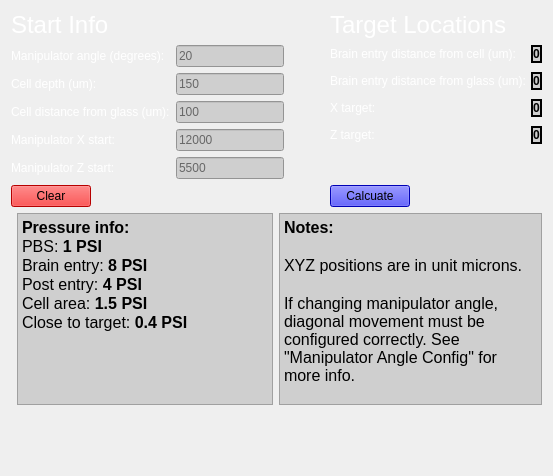
      <widget class="QWidget" name="pipette_calculator">
       <attribute name="title">
        <string>Pipette Calculator</string>
       </attribute>
       <layout class="QGridLayout" name="gridLayout_7">
        <item row="0" column="0">
         <layout class="QGridLayout" name="gridLayout_12">
          <item row="2" column="0">
           <widget class="QPushButton" name="button_clear_pipette_calculator">
            <property name="sizePolicy">
             <sizepolicy hsizetype="Maximum" vsizetype="Fixed">
              <horstretch>0</horstretch>
              <verstretch>0</verstretch>
             </sizepolicy>
            </property>
            <property name="styleSheet">
             <string notr="true">background-color: rgb(255, 0, 0);</string>
            </property>
            <property name="text">
             <string>Clear</string>
            </property>
           </widget>
          </item>
          <item row="2" column="3">
           <widget class="QPushButton" name="button_pipette_calculate">
            <property name="sizePolicy">
             <sizepolicy hsizetype="Maximum" vsizetype="Fixed">
              <horstretch>0</horstretch>
              <verstretch>0</verstretch>
             </sizepolicy>
            </property>
            <property name="styleSheet">
             <string notr="true">background-color: rgb(0, 0, 255);</string>
            </property>
            <property name="text">
             <string>Calcuate</string>
            </property>
           </widget>
          </item>
          <item row="2" column="2">
           <spacer name="horizontalSpacer_2">
            <property name="orientation">
             <enum>Qt::Horizontal</enum>
            </property>
            <property name="sizeType">
             <enum>QSizePolicy::Maximum</enum>
            </property>
            <property name="sizeHint" stdset="0">
             <size>
              <width>40</width>
              <height>20</height>
             </size>
            </property>
           </spacer>
          </item>
          <item row="1" column="0" colspan="2">
           <layout class="QFormLayout" name="start_locs_calc">
            <property name="fieldGrowthPolicy">
             <enum>QFormLayout::ExpandingFieldsGrow</enum>
            </property>
            <item row="0" column="0">
             <widget class="QLabel" name="label_manipulator_angle_calc">
              <property name="text">
               <string>&lt;html&gt;&lt;head/&gt;&lt;body&gt;&lt;p&gt;&lt;span style=&quot; color:#ffffff;&quot;&gt;Manipulator angle (degrees):&lt;/span&gt;&lt;/p&gt;&lt;/body&gt;&lt;/html&gt;</string>
              </property>
              <property name="buddy">
               <cstring>info_manipulator_angle_calc</cstring>
              </property>
             </widget>
            </item>
            <item row="0" column="1">
             <widget class="QLineEdit" name="info_manipulator_angle_calc">
              <property name="styleSheet">
               <string notr="true">background-color: rgb(207, 207, 207);</string>
              </property>
              <property name="placeholderText">
               <string>20</string>
              </property>
             </widget>
            </item>
            <item row="1" column="0">
             <widget class="QLabel" name="label_cell_depth_calc">
              <property name="text">
               <string>&lt;html&gt;&lt;head/&gt;&lt;body&gt;&lt;p&gt;&lt;span style=&quot; color:#ffffff;&quot;&gt;Cell depth (um):&lt;/span&gt;&lt;/p&gt;&lt;/body&gt;&lt;/html&gt;</string>
              </property>
              <property name="buddy">
               <cstring>info_cell_dept_calc</cstring>
              </property>
             </widget>
            </item>
            <item row="1" column="1">
             <widget class="QLineEdit" name="info_cell_dept_calc">
              <property name="styleSheet">
               <string notr="true">background-color: rgb(207, 207, 207);</string>
              </property>
              <property name="placeholderText">
               <string>150</string>
              </property>
             </widget>
            </item>
            <item row="2" column="0">
             <widget class="QLabel" name="label_cell_glass_distance_calc">
              <property name="text">
               <string>&lt;html&gt;&lt;head/&gt;&lt;body&gt;&lt;p&gt;&lt;span style=&quot; color:#ffffff;&quot;&gt;Cell distance from glass (um):&lt;/span&gt;&lt;/p&gt;&lt;/body&gt;&lt;/html&gt;</string>
              </property>
              <property name="buddy">
               <cstring>info_glass_distance_calc</cstring>
              </property>
             </widget>
            </item>
            <item row="2" column="1">
             <widget class="QLineEdit" name="info_glass_distance_calc">
              <property name="styleSheet">
               <string notr="true">background-color: rgb(207, 207, 207);</string>
              </property>
              <property name="placeholderText">
               <string>100</string>
              </property>
             </widget>
            </item>
            <item row="3" column="0">
             <widget class="QLabel" name="label_manipulator_x_start_calc">
              <property name="text">
               <string>&lt;html&gt;&lt;head/&gt;&lt;body&gt;&lt;p&gt;&lt;span style=&quot; color:#ffffff;&quot;&gt;Manipulator X start:&lt;/span&gt;&lt;/p&gt;&lt;/body&gt;&lt;/html&gt;</string>
              </property>
              <property name="buddy">
               <cstring>info_x_start_calc</cstring>
              </property>
             </widget>
            </item>
            <item row="3" column="1">
             <widget class="QLineEdit" name="info_x_start_calc">
              <property name="styleSheet">
               <string notr="true">background-color: rgb(207, 207, 207);</string>
              </property>
              <property name="placeholderText">
               <string>12000</string>
              </property>
             </widget>
            </item>
            <item row="4" column="0">
             <widget class="QLabel" name="label_manipulator_z_start_calc">
              <property name="text">
               <string>&lt;html&gt;&lt;head/&gt;&lt;body&gt;&lt;p&gt;&lt;span style=&quot; color:#ffffff;&quot;&gt;Manipulator Z start:&lt;/span&gt;&lt;/p&gt;&lt;/body&gt;&lt;/html&gt;</string>
              </property>
             </widget>
            </item>
            <item row="4" column="1">
             <widget class="QLineEdit" name="info_z_start_calc">
              <property name="styleSheet">
               <string notr="true">background-color: rgb(207, 207, 207);</string>
              </property>
              <property name="placeholderText">
               <string>5500</string>
              </property>
             </widget>
            </item>
           </layout>
          </item>
          <item row="0" column="0" colspan="2">
           <widget class="QLabel" name="label_start_info">
            <property name="sizePolicy">
             <sizepolicy hsizetype="Expanding" vsizetype="Maximum">
              <horstretch>0</horstretch>
              <verstretch>0</verstretch>
             </sizepolicy>
            </property>
            <property name="maximumSize">
             <size>
              <width>16777215</width>
              <height>16777215</height>
             </size>
            </property>
            <property name="font">
             <font>
              <pointsize>18</pointsize>
             </font>
            </property>
            <property name="text">
             <string>&lt;html&gt;&lt;head/&gt;&lt;body&gt;&lt;p&gt;&lt;span style=&quot; color:#ffffff;&quot;&gt;Start Info&lt;/span&gt;&lt;/p&gt;&lt;/body&gt;&lt;/html&gt;</string>
            </property>
           </widget>
          </item>
          <item row="1" column="3">
           <layout class="QFormLayout" name="target_locs_calc">
            <property name="fieldGrowthPolicy">
             <enum>QFormLayout::ExpandingFieldsGrow</enum>
            </property>
            <property name="horizontalSpacing">
             <number>5</number>
            </property>
            <property name="verticalSpacing">
             <number>9</number>
            </property>
            <item row="0" column="0">
             <widget class="QLabel" name="label_entry_dist_from_cell_calc">
              <property name="text">
               <string>&lt;html&gt;&lt;head/&gt;&lt;body&gt;&lt;p&gt;&lt;span style=&quot; color:#ffffff;&quot;&gt;Brain entry distance from cell (um):&lt;/span&gt;&lt;/p&gt;&lt;/body&gt;&lt;/html&gt;</string>
              </property>
             </widget>
            </item>
            <item row="0" column="1">
             <widget class="QLabel" name="info_entry_dist_from_cell_calc">
              <property name="sizePolicy">
               <sizepolicy hsizetype="Expanding" vsizetype="Preferred">
                <horstretch>0</horstretch>
                <verstretch>0</verstretch>
               </sizepolicy>
              </property>
              <property name="font">
               <font>
                <weight>75</weight>
                <bold>true</bold>
               </font>
              </property>
              <property name="styleSheet">
               <string notr="true">background-color: rgb(207, 207, 207);</string>
              </property>
              <property name="frameShape">
               <enum>QFrame::Box</enum>
              </property>
              <property name="frameShadow">
               <enum>QFrame::Plain</enum>
              </property>
              <property name="lineWidth">
               <number>2</number>
              </property>
              <property name="text">
               <string>0</string>
              </property>
              <property name="textFormat">
               <enum>Qt::PlainText</enum>
              </property>
              <property name="alignment">
               <set>Qt::AlignCenter</set>
              </property>
             </widget>
            </item>
            <item row="1" column="0">
             <widget class="QLabel" name="label_entry_dist_from_glass_calc">
              <property name="text">
               <string>&lt;html&gt;&lt;head/&gt;&lt;body&gt;&lt;p&gt;&lt;span style=&quot; color:#ffffff;&quot;&gt;Brain entry distance from glass (um):&lt;/span&gt;&lt;/p&gt;&lt;/body&gt;&lt;/html&gt;</string>
              </property>
             </widget>
            </item>
            <item row="1" column="1">
             <widget class="QLabel" name="info_entry_dist_from_glass_calc">
              <property name="sizePolicy">
               <sizepolicy hsizetype="Expanding" vsizetype="Preferred">
                <horstretch>0</horstretch>
                <verstretch>0</verstretch>
               </sizepolicy>
              </property>
              <property name="font">
               <font>
                <weight>75</weight>
                <bold>true</bold>
               </font>
              </property>
              <property name="styleSheet">
               <string notr="true">background-color: rgb(207, 207, 207);</string>
              </property>
              <property name="frameShape">
               <enum>QFrame::Box</enum>
              </property>
              <property name="lineWidth">
               <number>2</number>
              </property>
              <property name="text">
               <string>0</string>
              </property>
              <property name="alignment">
               <set>Qt::AlignCenter</set>
              </property>
             </widget>
            </item>
            <item row="2" column="0">
             <widget class="QLabel" name="label_x_tar_calc">
              <property name="text">
               <string>&lt;html&gt;&lt;head/&gt;&lt;body&gt;&lt;p&gt;&lt;span style=&quot; color:#ffffff;&quot;&gt;X target:&lt;/span&gt;&lt;/p&gt;&lt;/body&gt;&lt;/html&gt;</string>
              </property>
             </widget>
            </item>
            <item row="2" column="1">
             <widget class="QLabel" name="info_x_tar_calc">
              <property name="sizePolicy">
               <sizepolicy hsizetype="Expanding" vsizetype="Preferred">
                <horstretch>0</horstretch>
                <verstretch>0</verstretch>
               </sizepolicy>
              </property>
              <property name="font">
               <font>
                <weight>75</weight>
                <bold>true</bold>
               </font>
              </property>
              <property name="styleSheet">
               <string notr="true">background-color: rgb(207, 207, 207);</string>
              </property>
              <property name="frameShape">
               <enum>QFrame::Box</enum>
              </property>
              <property name="lineWidth">
               <number>2</number>
              </property>
              <property name="text">
               <string>0</string>
              </property>
              <property name="alignment">
               <set>Qt::AlignCenter</set>
              </property>
             </widget>
            </item>
            <item row="3" column="0">
             <widget class="QLabel" name="label_z_tar_calc">
              <property name="text">
               <string>&lt;html&gt;&lt;head/&gt;&lt;body&gt;&lt;p&gt;&lt;span style=&quot; color:#ffffff;&quot;&gt;Z target:&lt;/span&gt;&lt;/p&gt;&lt;/body&gt;&lt;/html&gt;</string>
              </property>
             </widget>
            </item>
            <item row="3" column="1">
             <widget class="QLabel" name="info_z_tar_calc">
              <property name="sizePolicy">
               <sizepolicy hsizetype="Expanding" vsizetype="Preferred">
                <horstretch>0</horstretch>
                <verstretch>0</verstretch>
               </sizepolicy>
              </property>
              <property name="font">
               <font>
                <weight>75</weight>
                <bold>true</bold>
               </font>
              </property>
              <property name="styleSheet">
               <string notr="true">background-color: rgb(207, 207, 207);</string>
              </property>
              <property name="frameShape">
               <enum>QFrame::Box</enum>
              </property>
              <property name="lineWidth">
               <number>2</number>
              </property>
              <property name="text">
               <string>0</string>
              </property>
              <property name="alignment">
               <set>Qt::AlignCenter</set>
              </property>
             </widget>
            </item>
           </layout>
          </item>
          <item row="0" column="3">
           <widget class="QLabel" name="label_target_locs">
            <property name="sizePolicy">
             <sizepolicy hsizetype="Minimum" vsizetype="Preferred">
              <horstretch>0</horstretch>
              <verstretch>0</verstretch>
             </sizepolicy>
            </property>
            <property name="maximumSize">
             <size>
              <width>16777215</width>
              <height>16777215</height>
             </size>
            </property>
            <property name="font">
             <font>
              <pointsize>18</pointsize>
             </font>
            </property>
            <property name="text">
             <string>&lt;html&gt;&lt;head/&gt;&lt;body&gt;&lt;p&gt;&lt;span style=&quot; color:#ffffff;&quot;&gt;Target Locations&lt;/span&gt;&lt;/p&gt;&lt;/body&gt;&lt;/html&gt;</string>
            </property>
           </widget>
          </item>
          <item row="1" column="2">
           <spacer name="horizontalSpacer_3">
            <property name="orientation">
             <enum>Qt::Horizontal</enum>
            </property>
            <property name="sizeType">
             <enum>QSizePolicy::Maximum</enum>
            </property>
            <property name="sizeHint" stdset="0">
             <size>
              <width>40</width>
              <height>20</height>
             </size>
            </property>
           </spacer>
          </item>
         </layout>
        </item>
        <item row="1" column="0">
         <layout class="QGridLayout" name="gridLayout_24">
          <item row="2" column="1">
           <widget class="QLabel" name="label_6">
            <property name="sizePolicy">
             <sizepolicy hsizetype="Preferred" vsizetype="MinimumExpanding">
              <horstretch>0</horstretch>
              <verstretch>0</verstretch>
             </sizepolicy>
            </property>
            <property name="maximumSize">
             <size>
              <width>16777215</width>
              <height>500</height>
             </size>
            </property>
            <property name="text">
             <string>&lt;html&gt;&lt;head/&gt;&lt;body&gt;&lt;p&gt;&lt;img src=&quot;:/images/z-projection_patch.png&quot;/&gt;&lt;/p&gt;&lt;/body&gt;&lt;/html&gt;</string>
            </property>
            <property name="alignment">
             <set>Qt::AlignCenter</set>
            </property>
           </widget>
          </item>
          <item row="0" column="1">
           <widget class="QTextBrowser" name="textBrowser">
            <property name="sizePolicy">
             <sizepolicy hsizetype="Fixed" vsizetype="Minimum">
              <horstretch>0</horstretch>
              <verstretch>0</verstretch>
             </sizepolicy>
            </property>
            <property name="minimumSize">
             <size>
              <width>0</width>
              <height>20</height>
             </size>
            </property>
            <property name="styleSheet">
             <string notr="true">background-color: rgb(207, 207, 207);</string>
            </property>
            <property name="html">
             <string>&lt;!DOCTYPE HTML PUBLIC &quot;-//W3C//DTD HTML 4.0//EN&quot; &quot;http://www.w3.org/TR/REC-html40/strict.dtd&quot;&gt;
&lt;html&gt;&lt;head&gt;&lt;meta name=&quot;qrichtext&quot; content=&quot;1&quot; /&gt;&lt;style type=&quot;text/css&quot;&gt;
p, li { white-space: pre-wrap; }
&lt;/style&gt;&lt;/head&gt;&lt;body style=&quot; font-family:'MS Shell Dlg 2'; font-size:8.25pt; font-weight:400; font-style:normal;&quot;&gt;
&lt;p style=&quot; margin-top:0px; margin-bottom:0px; margin-left:0px; margin-right:0px; -qt-block-indent:0; text-indent:0px;&quot;&gt;&lt;span style=&quot; font-family:'Sans Serif'; font-size:12pt; font-weight:600; color:#000000;&quot;&gt;Pressure info:&lt;/span&gt;&lt;/p&gt;
&lt;p style=&quot; margin-top:0px; margin-bottom:0px; margin-left:0px; margin-right:0px; -qt-block-indent:0; text-indent:0px;&quot;&gt;&lt;span style=&quot; font-family:'Sans Serif'; font-size:12pt; color:#000000;&quot;&gt;PBS: &lt;/span&gt;&lt;span style=&quot; font-family:'Sans Serif'; font-size:12pt; font-weight:600; color:#000000;&quot;&gt;1 PSI&lt;/span&gt;&lt;/p&gt;
&lt;p style=&quot; margin-top:0px; margin-bottom:0px; margin-left:0px; margin-right:0px; -qt-block-indent:0; text-indent:0px;&quot;&gt;&lt;span style=&quot; font-family:'Sans Serif'; font-size:12pt; color:#000000;&quot;&gt;Brain entry: &lt;/span&gt;&lt;span style=&quot; font-family:'Sans Serif'; font-size:12pt; font-weight:600; color:#000000;&quot;&gt;8 PSI&lt;/span&gt;&lt;/p&gt;
&lt;p style=&quot; margin-top:0px; margin-bottom:0px; margin-left:0px; margin-right:0px; -qt-block-indent:0; text-indent:0px;&quot;&gt;&lt;span style=&quot; font-family:'Sans Serif'; font-size:12pt; color:#000000;&quot;&gt;Post entry: &lt;/span&gt;&lt;span style=&quot; font-family:'Sans Serif'; font-size:12pt; font-weight:600; color:#000000;&quot;&gt;4 PSI&lt;/span&gt;&lt;/p&gt;
&lt;p style=&quot; margin-top:0px; margin-bottom:0px; margin-left:0px; margin-right:0px; -qt-block-indent:0; text-indent:0px;&quot;&gt;&lt;span style=&quot; font-family:'Sans Serif'; font-size:12pt; color:#000000;&quot;&gt;Cell area: &lt;/span&gt;&lt;span style=&quot; font-family:'Sans Serif'; font-size:12pt; font-weight:600; color:#000000;&quot;&gt;1.5 PSI&lt;/span&gt;&lt;/p&gt;
&lt;p style=&quot; margin-top:0px; margin-bottom:0px; margin-left:0px; margin-right:0px; -qt-block-indent:0; text-indent:0px;&quot;&gt;&lt;span style=&quot; font-family:'Sans Serif'; font-size:12pt; color:#000000;&quot;&gt;Close to target: &lt;/span&gt;&lt;span style=&quot; font-family:'Sans Serif'; font-size:12pt; font-weight:600; color:#000000;&quot;&gt;0.4 PSI&lt;/span&gt;&lt;/p&gt;&lt;/body&gt;&lt;/html&gt;</string>
            </property>
           </widget>
          </item>
          <item row="0" column="2">
           <widget class="QTextBrowser" name="textBrowser_4">
            <property name="styleSheet">
             <string notr="true">background-color: rgb(207, 207, 207);</string>
            </property>
            <property name="html">
             <string>&lt;!DOCTYPE HTML PUBLIC &quot;-//W3C//DTD HTML 4.0//EN&quot; &quot;http://www.w3.org/TR/REC-html40/strict.dtd&quot;&gt;
&lt;html&gt;&lt;head&gt;&lt;meta name=&quot;qrichtext&quot; content=&quot;1&quot; /&gt;&lt;style type=&quot;text/css&quot;&gt;
p, li { white-space: pre-wrap; }
&lt;/style&gt;&lt;/head&gt;&lt;body style=&quot; font-family:'MS Shell Dlg 2'; font-size:8.25pt; font-weight:400; font-style:normal;&quot;&gt;
&lt;p style=&quot; margin-top:0px; margin-bottom:0px; margin-left:0px; margin-right:0px; -qt-block-indent:0; text-indent:0px;&quot;&gt;&lt;span style=&quot; font-size:12pt; font-weight:600;&quot;&gt;Notes:&lt;/span&gt;&lt;/p&gt;
&lt;p style=&quot;-qt-paragraph-type:empty; margin-top:0px; margin-bottom:0px; margin-left:0px; margin-right:0px; -qt-block-indent:0; text-indent:0px; font-size:12pt; font-weight:600;&quot;&gt;&lt;br /&gt;&lt;/p&gt;
&lt;p style=&quot; margin-top:0px; margin-bottom:0px; margin-left:0px; margin-right:0px; -qt-block-indent:0; text-indent:0px;&quot;&gt;&lt;span style=&quot; font-size:12pt;&quot;&gt;XYZ positions are in unit microns.&lt;/span&gt;&lt;/p&gt;
&lt;p style=&quot;-qt-paragraph-type:empty; margin-top:0px; margin-bottom:0px; margin-left:0px; margin-right:0px; -qt-block-indent:0; text-indent:0px; font-size:12pt;&quot;&gt;&lt;br /&gt;&lt;/p&gt;
&lt;p style=&quot; margin-top:0px; margin-bottom:0px; margin-left:0px; margin-right:0px; -qt-block-indent:0; text-indent:0px;&quot;&gt;&lt;a name=&quot;page59R_mcid17&quot;&gt;&lt;/a&gt;&lt;span style=&quot; font-family:'serif'; font-size:12pt;&quot;&gt;I&lt;/span&gt;&lt;span style=&quot; font-family:'serif'; font-size:12pt;&quot;&gt;f changing manipulator angle, diagonal movement must be configured correctly. See &amp;quot;Manipulator Angle Config&amp;quot; for more info.&lt;/span&gt;&lt;/p&gt;&lt;/body&gt;&lt;/html&gt;</string>
            </property>
           </widget>
          </item>
          <item row="0" column="0">
           <widget class="QLabel" name="label_13">
            <property name="text">
             <string>&lt;html&gt;&lt;head/&gt;&lt;body&gt;&lt;p&gt;&lt;img src=&quot;:/images/images/z-projection_patch.png&quot;/&gt;&lt;/p&gt;&lt;/body&gt;&lt;/html&gt;</string>
            </property>
           </widget>
          </item>
          <item row="1" column="1">
           <spacer name="verticalSpacer_8">
            <property name="orientation">
             <enum>Qt::Vertical</enum>
            </property>
            <property name="sizeHint" stdset="0">
             <size>
              <width>20</width>
              <height>40</height>
             </size>
            </property>
           </spacer>
          </item>
         </layout>
        </item>
       </layout>
      </widget>
